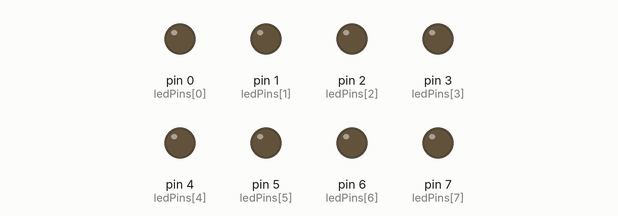
This sketch was run on a simulated Arduino Uno, built with avr-gcc and run on an emulated ATmega328P. Parts: output pins drawn as LEDs (lit = HIGH).

Above: at 0.1 s.
At 4.9 s:
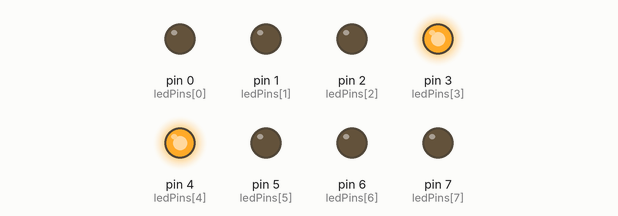
At 9.9 s:
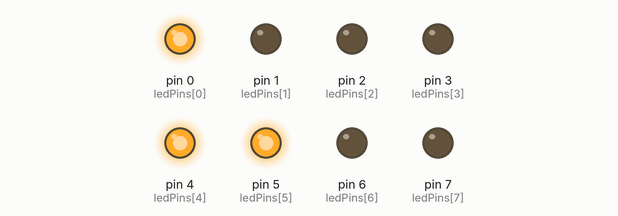
At 19.9 s:
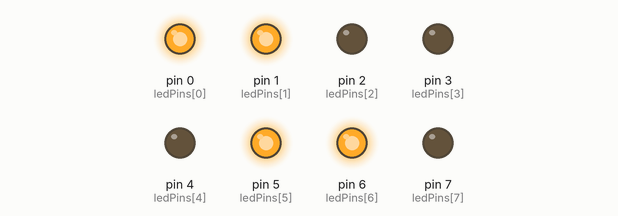
At 29.7 s:
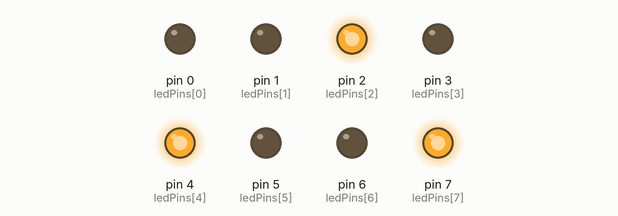
At 39.71 s:
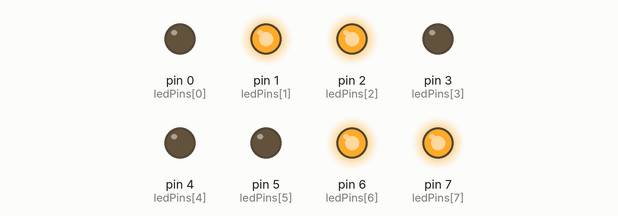
Timing chart, 0 to 40.0 s (numbered marks = the images above):
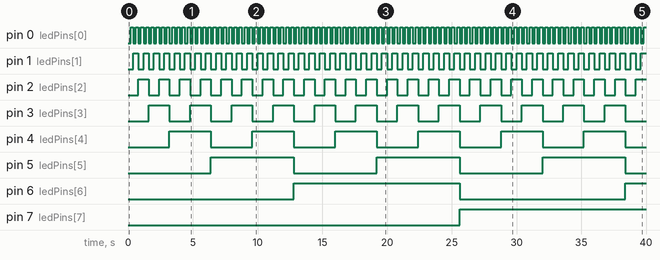

Measured:
- by itself, pin 0 (ledPins[0]): alternates HIGH for 0.20 s and LOW for 0.20 s
- by itself, pin 1 (ledPins[1]): alternates HIGH for 0.40 s and LOW for 0.40 s
- by itself, pin 2 (ledPins[2]): alternates HIGH for 0.80 s and LOW for 0.80 s
- by itself, pin 3 (ledPins[3]): alternates HIGH for 1.6 s and LOW for 1.6 s
- by itself, pin 4 (ledPins[4]): alternates HIGH for 3.2 s and LOW for 3.2 s
- by itself, pin 5 (ledPins[5]): alternates HIGH for 6.4 s and LOW for 6.4 s
- by itself, pin 6 (ledPins[6]): LOW → HIGH at 12.8 s, → LOW 12.8 s later, → HIGH 12.8 s later
- by itself, pin 7 (ledPins[7]): LOW → HIGH at 25.6 s

The sketch:

counter.ino
```cpp
// Binary Counter using LEDs

// Pin numbers for the LEDs
const int ledPins[] = {0, 1, 2, 3, 4, 5, 6, 7};
const int numLeds = sizeof(ledPins) / sizeof(ledPins[0]);

// Counter variable
int counter = 0;

void setup() {
    // Set the LED pins as OUTPUT
    for (int i = 0; i < numLeds; i++) {
        pinMode(ledPins[i], OUTPUT);
    }
}

void loop() {
    // Convert the counter value to binary and display it on the LEDs
    for (int i = 0; i < numLeds; i++) {
        digitalWrite(ledPins[i], bitRead(counter, i));
    }

    // Increment the counter
    counter++;

    // Delay between each count (adjust as needed)
    delay(200);
}
```
